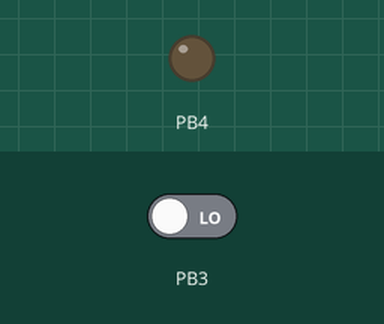
Recording of a sketch running on a simulated ATtiny85, built with avr-gcc and run on an emulated ATtiny85. On the bench: output pins drawn as LEDs (lit = HIGH). The inputs (shaded band) are chosen by the test bench; at power-on: PB3 LOW.

Above: at 1.2 s.
1.3 s: PB3 driven HIGH
At 2.2 s:
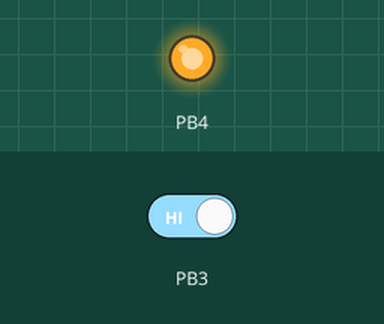
Timing chart, 0 to 4.3 s (numbered marks = the images above; inputs shaded):
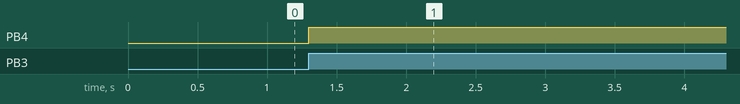

The sketch:

Interrupt_test.ino
```cpp
#include <avr/interrupt.h>

volatile int count = 0;

void setup() {
  // put your setup code here, to run once:
  cli();
  pinMode(4, OUTPUT);
  pinMode(3, INPUT);
  GIMSK = 0b00100000;
  PCMSK = 0b00001000;
  sei();

}

void loop() {
  // put your main code here, to run repeatedly:
  digitalWrite(4,count%2);
}

ISR(PCINT0_vect){
  if(digitalRead(3) == HIGH){
    count++;
  }
}
```

Measured:
- after the input at 1.3 s, PB4: LOW → HIGH at once
